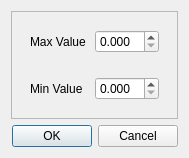
<ui version="4.0">
 <class>DisplayLimitDialog</class>
 <widget class="QDialog" name="DisplayLimitDialog">
  <property name="geometry">
   <rect>
    <x>0</x>
    <y>0</y>
    <width>189</width>
    <height>129</height>
   </rect>
  </property>
  <property name="windowTitle">
   <string>Dialog</string>
  </property>
  <layout class="QVBoxLayout" name="verticalLayout">
   <item>
    <widget class="QFrame" name="frame_3">
     <property name="frameShape">
      <enum>QFrame::StyledPanel</enum>
     </property>
     <property name="frameShadow">
      <enum>QFrame::Raised</enum>
     </property>
     <layout class="QVBoxLayout" name="verticalLayout_2">
      <item>
       <widget class="QFrame" name="frame_2">
        <property name="frameShape">
         <enum>QFrame::NoFrame</enum>
        </property>
        <property name="frameShadow">
         <enum>QFrame::Raised</enum>
        </property>
        <layout class="QHBoxLayout" name="horizontalLayout_2">
         <item>
          <widget class="QLabel" name="maxGateLabel">
           <property name="text">
            <string>Max Value</string>
           </property>
          </widget>
         </item>
         <item>
          <widget class="QDoubleSpinBox" name="maxSpinBox">
           <property name="decimals">
            <number>3</number>
           </property>
          </widget>
         </item>
        </layout>
       </widget>
      </item>
      <item>
       <widget class="QFrame" name="frame">
        <property name="frameShape">
         <enum>QFrame::NoFrame</enum>
        </property>
        <property name="frameShadow">
         <enum>QFrame::Raised</enum>
        </property>
        <layout class="QHBoxLayout" name="horizontalLayout">
         <item>
          <widget class="QLabel" name="minLabel">
           <property name="text">
            <string>Min Value</string>
           </property>
          </widget>
         </item>
         <item>
          <widget class="QDoubleSpinBox" name="minSpinBox">
           <property name="decimals">
            <number>3</number>
           </property>
          </widget>
         </item>
        </layout>
       </widget>
      </item>
     </layout>
    </widget>
   </item>
   <item>
    <widget class="QDialogButtonBox" name="buttonBox">
     <property name="orientation">
      <enum>Qt::Horizontal</enum>
     </property>
     <property name="standardButtons">
      <set>QDialogButtonBox::Cancel|QDialogButtonBox::Ok</set>
     </property>
    </widget>
   </item>
  </layout>
 </widget>
 <resources/>
 <connections>
  <connection>
   <sender>buttonBox</sender>
   <signal>accepted()</signal>
   <receiver>DisplayLimitDialog</receiver>
   <slot>accept()</slot>
   <hints>
    <hint type="sourcelabel">
     <x>184</x>
     <y>110</y>
    </hint>
    <hint type="destinationlabel">
     <x>157</x>
     <y>274</y>
    </hint>
   </hints>
  </connection>
  <connection>
   <sender>buttonBox</sender>
   <signal>rejected()</signal>
   <receiver>DisplayLimitDialog</receiver>
   <slot>reject()</slot>
   <hints>
    <hint type="sourcelabel">
     <x>184</x>
     <y>110</y>
    </hint>
    <hint type="destinationlabel">
     <x>286</x>
     <y>274</y>
    </hint>
   </hints>
  </connection>
 </connections>
</ui>
